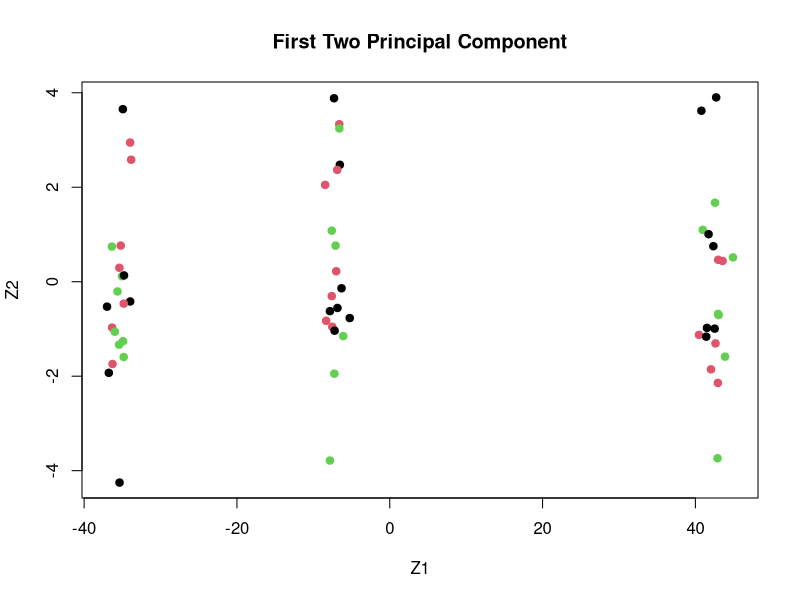

Recreate this plot in R.
#Team 11 
#Chapter 12-10

#a).
set.seed(1)

x <- matrix ( rnorm (50 * 3 *20), ncol = 50) #creating a two dimensional matrix with 60 rows, 50 columns and three classes
x[1:20, ] <- x[1:20, ] + 3 #first class is mean shifted by adding three
x[21:40, ] <- x[21:40, ] - 4 #second class is mean shifted by subtracting four
x[41:60, ] <- x[41:60, ] + 7 #third class is mean shifted by adding seven 

#b).
pcr.out <- prcomp(x) #performing PCA on the created x matrix 
plot(pcr.out$x[,1:2], col = 1:3, xlab = 'Z1', ylab = 'Z2', 
     main = 'First Two Principal Component', pch = 19)

#c). 
labels <- c(rep(1, 20), rep(2, 20), rep(3, 20)) #creating arbitrary labels 
km.out <- kmeans(x, 3, nstart = 20) #kmeans clustering with three classes
table(labels, km.out$cluster) #showing a table

#d).
km.out <- kmeans(x, 2, nstart = 20)
table(labels, km.out$cluster)

#e).
km.out <- kmeans(x, 4, nstart = 20)
table(labels, km.out$cluster)

#f).
km.out <- kmeans(pcr.out$x[,1:2], 3, nstart=20)
table(labels, km.out$cluster)

#g).
km.out <- kmeans(scale(x), 3, nstart = 20)
table(labels, km.out$cluster)
#discuss why the labels are not perfect due to a lack of supervision labels are not definition
#look into how k-means clusters 
